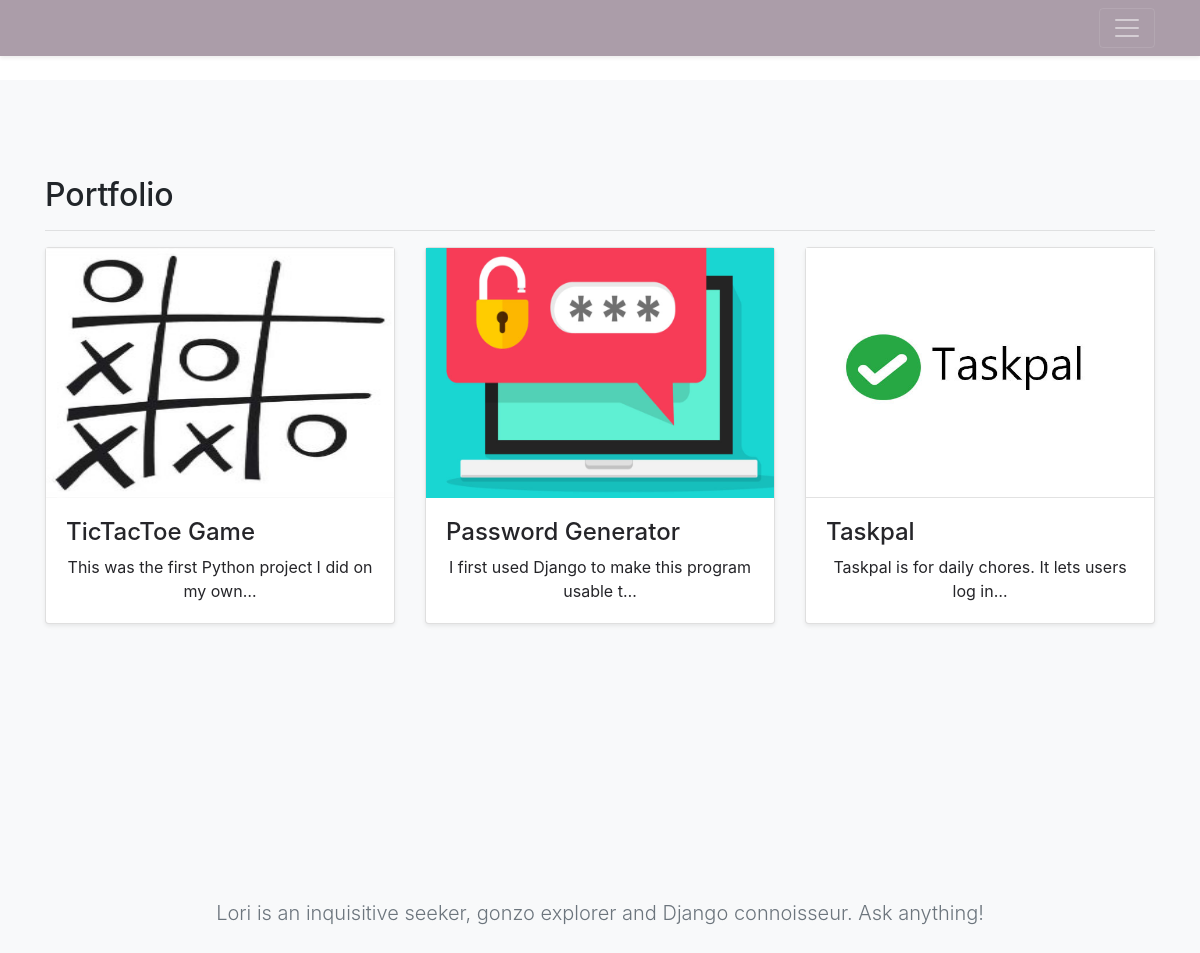
The page / on the database its author committed.
### portfolio/models.py (models this page shows, shortened)
class Project(models.Model):
    title = models.CharField(max_length=100)
    description = models.TextField(max_length=2000)
    image = models.ImageField(upload_to='portfolio/images/')
    url = models.URLField(blank=True)

### portfolio/views.py (the view)
# urls.py: 2. Add a URL to urlpatterns:  path('', views.home, name='home')
def home(request):
    projects = Project.objects.all()
    return render(request, 'portfolio/home.html', {'projects':projects})

### portfolio/templates/portfolio/home.html (shortened to what this page needs)
{% extends 'portfolio/base.html' %}
{% block content %}
<main role="main">
<br>
<div class="album py-5 bg-light">
  <div class="container">
    <h2 class="mt-5">Portfolio</h2>
    <hr>
  <div class="footer_padding">
    <div class="row">
      {% for project in projects %}
      <div class="col-md-4">
        <div class="card mb-4 shadow-sm">
          <a href="{% url 'project_detail' project.id %}" style="color:#252529; text-decoration: none;"><img src="{{ project.image.url }}" height="250" width="348">
          <div class="card-body">
            <h4>{{ project.title }}</h4>
            <p class="card-text">{{ project.description|striptags|truncatechars:50 }}</p></a>
          </div>
        </div>
      </div>
      {% endfor %}
    </div>
      <!-- {% load static %}
      <img src="{% static 'portfolio/lori2.jpg' %}" width="199" height="210"> -->
      <p class="lead text-muted">Lori is an inquisitive seeker, gonzo explorer and Django connoisseur. Ask anything!</p>
{% endblock %}
    {% load static %}

### portfolio/static/css/master.css (style rules this page uses)
p { text-align: center; }
.footer_padding { padding-bottom: 250px; }

### rows shown on the page
Project: image (picture), title "TicTacToe Game", description "This was the first Python project I did on my own…"
Project: image (picture), title "Password Generator", description "I first used Django to make this program usable t…"
Project: image (picture), title "Taskpal", description "Taskpal is for daily chores. It lets users log in…"
